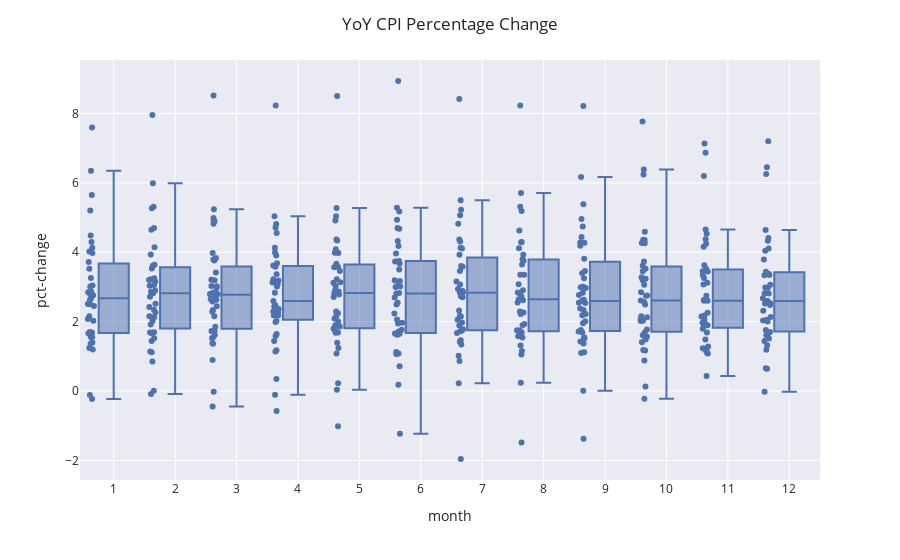

The notebook cell this image was saved under:
### Code cell
df['date'] = df.index
df['month'] = df['date'].apply(lambda x: x.month)


fig = px.box(df[12:], x="month", y="pct-change", points = "all",template = "seaborn", )
fig.update_layout(
    xaxis = dict(tickmode = 'linear'),
        title_text="YoY CPI Percentage Change")

### Figure 1 — Plotly figure (JSON) as saved in the notebook; plotly's stock layout.template omitted (floating-point values rounded to 4 significant figures; data arrays with more than 128 entries replaced by an {"elided": "..."} marker saying what was removed)
{"data": [{"alignmentgroup": "True", "boxpoints": "all", "hovertemplate": "month=%{x}<br>pct-change=%{y}<extra></extra>", "legendgroup": "", "marker": {"color": "rgb(76,114,176)"}, "name": "", "notched": false, "offsetgroup": "", "orientation": "v", "showlegend": false, "type": "box", "x": {"elided": "470 int values"}, "x0": " ", "xaxis": "x", "y": {"elided": "470 float values"}, "y0": " ", "yaxis": "y"}], "layout": {"boxmode": "group", "legend": {"tracegroupgap": 0}, "margin": {"t": 60}, "title": {"text": "YoY CPI Percentage Change"}, "xaxis": {"anchor": "y", "domain": [0, 1], "tickmode": "linear", "title": {"text": "month"}}, "yaxis": {"anchor": "x", "domain": [0, 1], "title": {"text": "pct-change"}}}}
